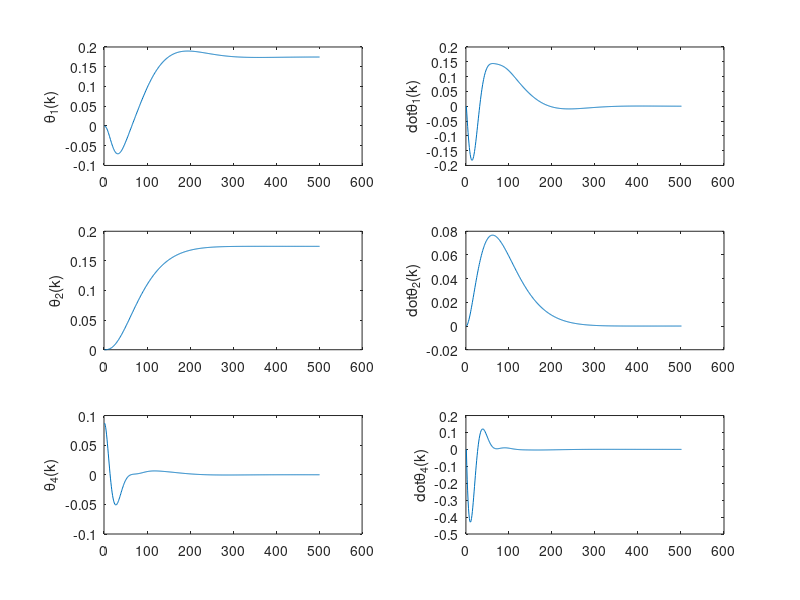
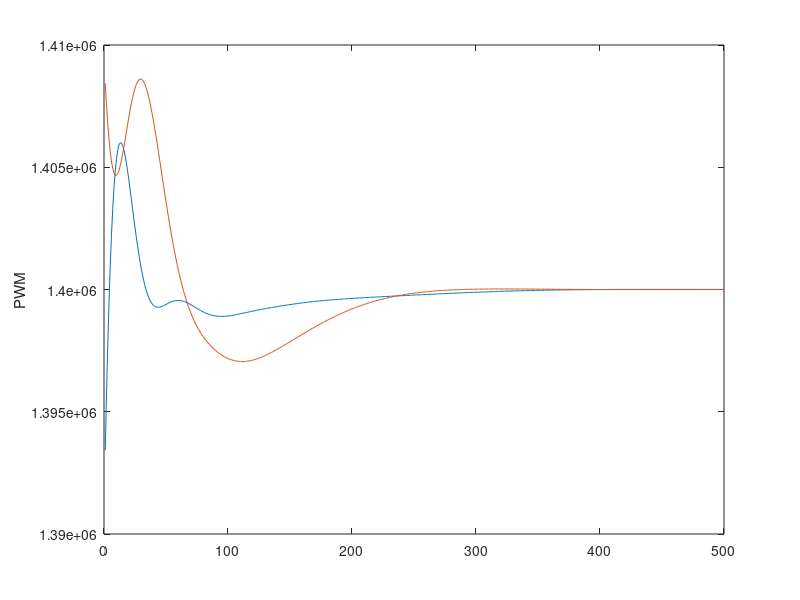

Source code (MATLAB) for these figures, in order:
%%%%%%%%%%%%%%%%  Bench Altitude Control %%%%%%%%%%%%%%%%%%
%%%%%%%%%%%%%%%%% Author: Felipe Machini %%%%%%%%%%%%%%%%%%
%%%% Bench Altitute, lateral and attitude control using LQR technique %%%%%
%%%%%%%%%%%%%%%%%%%%%%%%%%%%%%%%%%%%%%%%%%%%%%%%%%%%%%%%%%%

clear all; close all; clc;

% Test Bench Properties
a = 0.0187;
b = 0.0495;
c = 0.6925;
Iyy2 = 0.289;
m1 = 2.761;
m2 = 0.154;
m3 = 0.115;
m4 = 0.600; % bicopter mass
l3 = 0.173;
l2 = 0.595;
L1 = 0.215;
L2 = 0.225;
Iz1 = 0.2876;Iz2 = 0.001; Iz3 = 0; Iz4 = 0.0135;
g = 9.81;

den1 = l2^2*(m1+m3+m4)+Iz1+Iz2+Iz3+Iz4;
den2 = Iyy2 + 1/4 * l3^2* m2 + l2^2*(m2+m3+m4);
% Linear State Space Model
% x = [Theta1 Theta2 Theta4 Theta1_dot Theta2_dot Theta4_dot]
% expanded state vector (including error) z = [(x1ref-x1) (x2ref-x2) x_dot]
a1 = -l2*g*(m1+m2+m4)/den1;
Ac= [0 0 0 1 0 0;
     0 0 0 0 1 0;
     0 0 0 0 0 1;
     0 0 a1 0 0 0;
     0 0 0 0 0 0;
     0 0 -c/a 0 0 -b/a];

b1 = l2/den2;

Bc= [0 0;
    0 0;
    0 0;
    0 0;
    b1 b1;
    (L1)/(a), -(L2)/(a)];

Cc = [1 0 0 0 0 0
      0 1 0 0 0 0]; 
  
Aa = [zeros(2,2) Cc;
      zeros(6,2) Ac];

Bb = [zeros(2,2);Bc];
%  B= [0;
%      (L1+L2)/a]; % considerando apenas uma entrada: forca f aplicada + no motor 1 e - no motor 2
D = 0;
sysC = ss(Aa,Bb,eye(size(Aa)),D);

% Discrete time state space model
T = 0.02;%(s)
sysD = c2d(sysC,T);
A = sysD.A;
B = sysD.B;
C = sysD.C;
D = sysD.D;

% Designing LQR tracking Controler
qe = [0.08 10];
qa = [0.05 10 0.2];
qv = [0.02 5 0.1];
Qr = diag([qe qa qv]);
Rr = diag([1 1]) ;

Kc = dlqr(A,B,Qr,Rr);
Kp = Kc(:,1:2)
Kx = Kc(:, 3:end)

% Simulation
Ad = A(3:end,3:end);
Bd = B(3:end,:);
xref = [10; 10]*pi/180; %reference position (rad)
dt = 0.02; %sampling time
numit = 500;
x = zeros(6,numit);
x(:,1) = [0 0 5 0 0 0]*pi/180;
u = zeros(2,numit);
duty = u;
int_e=[0;0];
trimForce = 0.0917*40 - 1.39;
for i = 1:numit
    
    e = xref - Cc*x(:,i);
    int_e = int_e + e*dt;
    u(:,i) = Kp*int_e - Kx*x(:,i);
    
    x(:,i+1) = Ad*x(:,i) + Bd*u(:,i);
    
    
    duty(:,i) = 1000000 + (u(:,i) + 1.39 + trimForce)*10000/0.0917;
end

figure
subplot(3,2,1)
plot(x(1,:))
ylabel('\theta_1(k)');
subplot(3,2,3)
plot(x(2,:))
ylabel('\theta_2(k)');
subplot(3,2,5)
plot(x(3,:))
ylabel('\theta_4(k)');
subplot(3,2,2)
plot(x(4,:))
ylabel('dot{\theta_1(k)}');
subplot(3,2,4)
plot(x(5,:))
ylabel('dot{\theta_2(k)}');
subplot(3,2,6)
plot(x(6,:))
ylabel('dot{\theta_4(k)}');
figure;plot(duty(1,:));hold on;plot(duty(2,:))
ylabel('PWM')